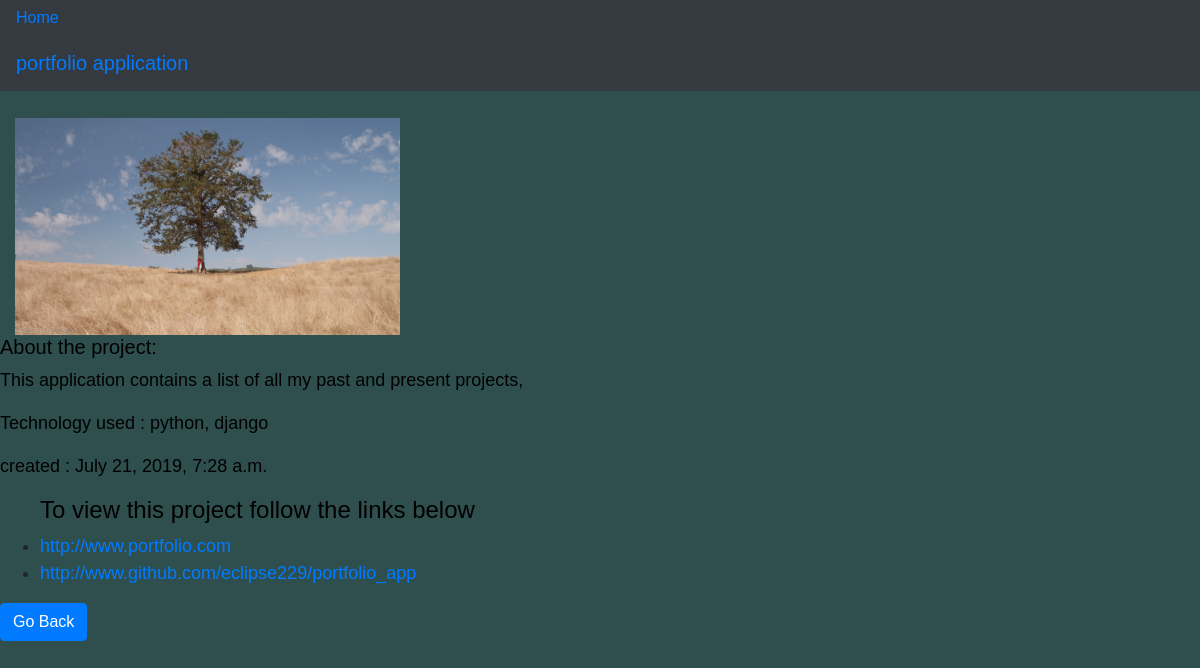
The page /projects/projects/5/ on the database its author committed.
### myworks/models.py (models this page shows, shortened)
class Portfolio(models.Model):
    title = models.CharField(max_length = 30, verbose_name = 'project name')
    project_url = models.URLField(max_length=100)
    project_repository = models.URLField(max_length=50)
    description = models.TextField(blank=True)
    technology_used = models.CharField(max_length=15,verbose_name ='technology')
    date_created = models.DateTimeField(auto_now_add=True)

### myworks/views.py (the view)
# urls.py: path('projects/<int:pk>/', ProjectDetails.as_view(), name='details'),
class ProjectDetails(DetailView):
    model = Portfolio
    template_name = 'project_details.html'
    context_object_name = 'project'

### myworks/templates/project_details.html (shortened to what this page needs)
{% extends 'base.html' %}
{% load static %}
    {% block content %}
    <nav class="navbar navbar-expand-md navbar-dark bg-dark mb- ">
           <h5> <a href='#'>{{ project.title }}</a><br/></h5>
        </nav>
   <br/> <div class="row\">
        <div class="col-md-8">
            <img src="{% static 'img/homepage.jpeg' %}" alt="" width="50%" height="70%">
        </div>
    </div>
    <h5>About the project:</h5>
    <p> {{ project.description }}</p>
    <p> Technology used : {{ project.technology_used }}</p>
    <p> created : {{ project.date_created }} </p>
    <ul>
        <h4>To view this project follow the links below </h4>
        <li> <a href="{{ project.project_url }}" > {{project.project_url }}</a> </li>
        <li> <a href="{{ project.project_repository }}" > {{project.project_repository }}</a> </li>
    </ul>
    <a href="{% url 'projects' %}" class="btn btn-primary"> Go Back</a><br/><br/> {% endblock content %}

### myworks/static/base.css (style rules this page uses)
body { font-family: 'Source Sans Pro', sans-serif; font-size:18px; border-bottom: 1px solid #999 margin-bottom: 2rem; }
body { background-color: darkslategray }
p, h5, h1, h4, h6 , hr { color: black; }

### rows shown on the page
Portfolio: title "portfolio application", description "This application contains a list of all my past and present projects,", technology_used "python, django", date_created "July 21, 2019, 7:28 a.m.", project_url "http://www.portfolio.com", project_repository "http://www.github.com/eclipse229/portfolio_app"
